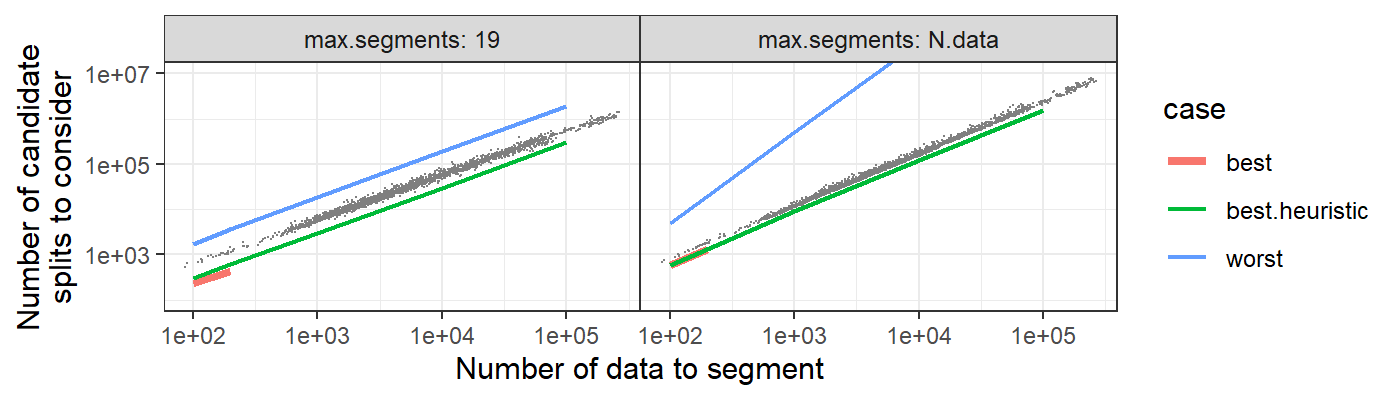

Reproduce this figure in R.
library(ggplot2)
library(data.table)
iterations.dt <- data.table::fread("figure-mcgill-iterations-data.csv")
iterations.dt[order(N.data)]
range(iterations.dt$N.data)

ggplot()+
  geom_point(aes(
    N.data, sum.splits, color=max.segments),
    data=iterations.dt)+
  scale_x_log10()+
  scale_y_log10()

N.data.vec <- as.integer(c(200, 10^seq(2, 5)))
bound.dt.list <- list()
for(N.data in N.data.vec){
  print(N.data)
  heuristic.dt <- data.table(
    binsegRcpp::get_complexity_best_heuristic_equal_depth_full(
      N.data=N.data, min.segment.length=1L))
  heuristic.dt[, `:=`(
    sum.splits=cumsum(splits),
    max.depth=cummax(depth)
  )]
  for(n.segments in c(19L, N.data)){
    totals <- if(N.data <= 200){
      best.worst <- binsegRcpp::get_complexity_extreme(
        N.data=N.data, min.segment.length=1L, n.segments=n.segments)
      best.worst[, .(
        sum.splits=sum(splits),
        max.depth=max(depth)
      ), by=case]
    }else data.table(
      case="worst",
      sum.splits=n.segments*(1+N.data-(n.segments+3)/2),
      max.depth=N.data-1)
    bound.dt.list[[paste(N.data, n.segments)]] <- data.table(
      N.data, n.segments, rbind(
        heuristic.dt[n.segments, data.table(
          case="best.heuristic",
          sum.splits,
          max.depth)],
        totals))
  }
}

bound.dt <- do.call(rbind, bound.dt.list)
bound.dt[, max.segments := ifelse(n.segments==19, "19", "N.data")]
size <- 1
gg <- ggplot()+
  geom_point(aes(
    N.data, sum.splits),
    shape=".",
    color="grey50",
    data=iterations.dt)+
  geom_line(aes(
    N.data, sum.splits, color=case, size=case),
    data=bound.dt)+
  facet_grid(. ~ max.segments, labeller=label_both)+
  scale_x_log10(
    "Number of data to segment")+
  scale_y_log10(
    "Number of candidate\nsplits to consider")+
  theme_bw()+
  theme(panel.spacing=grid::unit(0,"lines"))+
  coord_cartesian(ylim=c(1e2, 1e7))+
  scale_size_manual(values=c(
    best=1.5, best.heuristic=0.75, worst=0.75))
png("figure-mcgill-iterations.png", width=7, height=2, units="in", res=200)
print(gg)
dev.off()

iterations.dt[, round.N.data := 10^(round(log10(N.data)))]
iterations.dt[, num.sum.splits := as.numeric(sum.splits)]
iterations.stats <- dcast(
  iterations.dt,
  round.N.data + max.segments ~ .,
  fun.aggregate=list(median, min, max, length),
  value.var="num.sum.splits")
iterations.stats[, case := "empirical"]
case.colors <- c(
  empirical="black",
  best="#E41A1C",
  worst="#377EB8",
  best.heuristic="#4DAF4A")#, "#984EA3", "#FF7F00", "#FFFF33", "#A65628", "#F781BF")
ggplot()+
  scale_color_manual(values=case.colors)+
  scale_fill_manual(values=case.colors, guide="none")+
  geom_ribbon(aes(
    round.N.data,
    ymin=num.sum.splits_min,
    ymax=num.sum.splits_max,
    fill=case),
    alpha=0.5,
    data=iterations.stats)+
  geom_line(aes(
    round.N.data, num.sum.splits_median, color=case),
    size=size,
    data=iterations.stats)+
  facet_grid(. ~ max.segments, labeller=label_both)+
  scale_x_log10(
    "Number of data to segment")+
  scale_y_log10(
    "Number of candidate splits to consider")+
  geom_line(aes(
    N.data, sum.splits, color=case),
    size=size,
    data=bound.dt)+
  theme_bw()+
  theme(panel.spacing=grid::unit(0,"lines"))+
  coord_cartesian(ylim=c(1e2, 1e7))
